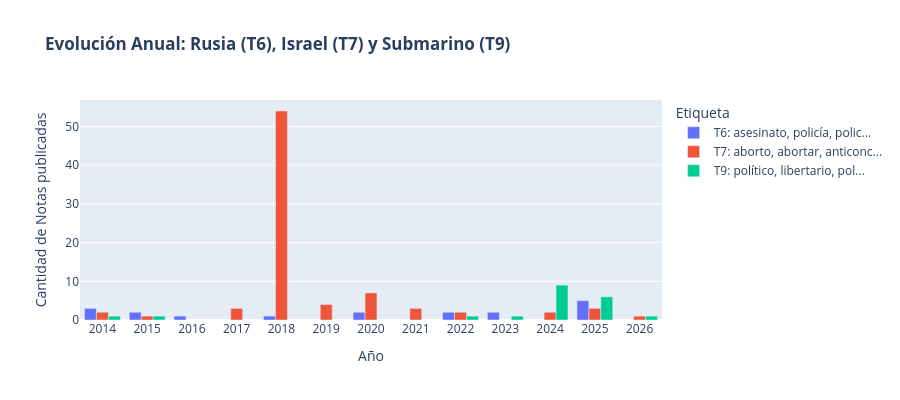

Notebook cell for this chart:
### Markdown cell above
Tópico 6 (Rusia/Ucrania), el Tópico 7 (Israel/Palestina) y el Tópico 9 (Submarinos/ARA San Juan)

Periodísticamente pensaria que son eventos coyunturales pero el algoritmo los mandó a "Atemporal". 
Esto pasa por una limitación matemática del Coeficiente de Variación (CV): si Anfibia publica pocos articulos sobre ellos pero durante 10 años, esa constante achata el desvío estándar.

### Code cell
# Tópicos bajo sospecha editorial
topicos_sospechosos = [6, 7, 9]

print("ANÁLISIS DE TÓPICOS DUDOSOS (Posibles Falsos Atemporales)")
print("="*80)
display(
    metricas_estabilidad[metricas_estabilidad["Topic"].isin(topicos_sospechosos)][
        ["Topic", "terminos_historicos", "volumen_total", "pico_maximo", "frecuencia_media", "coef_variacion"]
    ]
)

# Generamos la data temporal directo desde df_temp para saltear el filtro de minimo_notas
df_crudo = df_temp[df_temp["topic"].isin(topicos_sospechosos)].copy()
df_crudo["post_year"] = df_crudo["post_date"].dt.year
agg_sospechosos = df_crudo.groupby(["topic", "post_year"]).size().reset_index(name="notas")

# Joineamos con los nombres
agg_sospechosos = agg_sospechosos.merge(metricas_estabilidad[["Topic", "terminos_historicos"]], left_on="topic", right_on="Topic")
agg_sospechosos["Etiqueta"] = "T" + agg_sospechosos["topic"].astype(str) + ": " + agg_sospechosos["terminos_historicos"].str[:25] + "..."

fig_sospechosos = px.bar(
    agg_sospechosos,
    x="post_year",
    y="notas",
    color="Etiqueta",
    barmode="group",
    title="<b>Evolución Anual: Rusia (T6), Israel (T7) y Submarino (T9)</b>",
    labels={"post_year": "Año", "notas": "Cantidad de Notas publicadas"},
    height=400,
    width=900
)

fig_sospechosos.update_layout(xaxis=dict(tickmode="linear", dtick=1))
fig_sospechosos.show()

### Figure 1 — Plotly figure (JSON) as saved in the notebook; plotly's stock layout.template omitted (floating-point values rounded to 4 significant figures)
{"data": [{"alignmentgroup": "True", "hovertemplate": "Etiqueta=T6: asesinato, policía, polic...<br>Año=%{x}<br>Cantidad de Notas publicadas=%{y}<extra></extra>", "legendgroup": "T6: asesinato, policía, polic...", "marker": {"color": "#636efa", "pattern": {"shape": ""}}, "name": "T6: asesinato, policía, polic...", "offsetgroup": "T6: asesinato, policía, polic...", "orientation": "v", "showlegend": true, "textposition": "auto", "type": "bar", "x": [2014, 2015, 2016, 2018, 2020, 2022, 2023, 2025], "xaxis": "x", "y": [3, 2, 1, 1, 2, 2, 2, 5], "yaxis": "y"}, {"alignmentgroup": "True", "hovertemplate": "Etiqueta=T7: aborto, abortar, anticonc...<br>Año=%{x}<br>Cantidad de Notas publicadas=%{y}<extra></extra>", "legendgroup": "T7: aborto, abortar, anticonc...", "marker": {"color": "#EF553B", "pattern": {"shape": ""}}, "name": "T7: aborto, abortar, anticonc...", "offsetgroup": "T7: aborto, abortar, anticonc...", "orientation": "v", "showlegend": true, "textposition": "auto", "type": "bar", "x": [2014, 2015, 2017, 2018, 2019, 2020, 2021, 2022, 2024, 2025, 2026], "xaxis": "x", "y": [2, 1, 3, 54, 4, 7, 3, 2, 2, 3, 1], "yaxis": "y"}, {"alignmentgroup": "True", "hovertemplate": "Etiqueta=T9: político, libertario, pol...<br>Año=%{x}<br>Cantidad de Notas publicadas=%{y}<extra></extra>", "legendgroup": "T9: político, libertario, pol...", "marker": {"color": "#00cc96", "pattern": {"shape": ""}}, "name": "T9: político, libertario, pol...", "offsetgroup": "T9: político, libertario, pol...", "orientation": "v", "showlegend": true, "textposition": "auto", "type": "bar", "x": [2014, 2015, 2022, 2023, 2024, 2025, 2026], "xaxis": "x", "y": [1, 1, 1, 1, 9, 6, 1], "yaxis": "y"}], "layout": {"barmode": "group", "height": 400, "legend": {"title": {"text": "Etiqueta"}, "tracegroupgap": 0}, "title": {"text": "<b>Evolución Anual: Rusia (T6), Israel (T7) y Submarino (T9)</b>"}, "width": 900, "xaxis": {"anchor": "y", "domain": [0, 1], "dtick": 1, "tickmode": "linear", "title": {"text": "Año"}}, "yaxis": {"anchor": "x", "domain": [0, 1], "title": {"text": "Cantidad de Notas publicadas"}}}}
